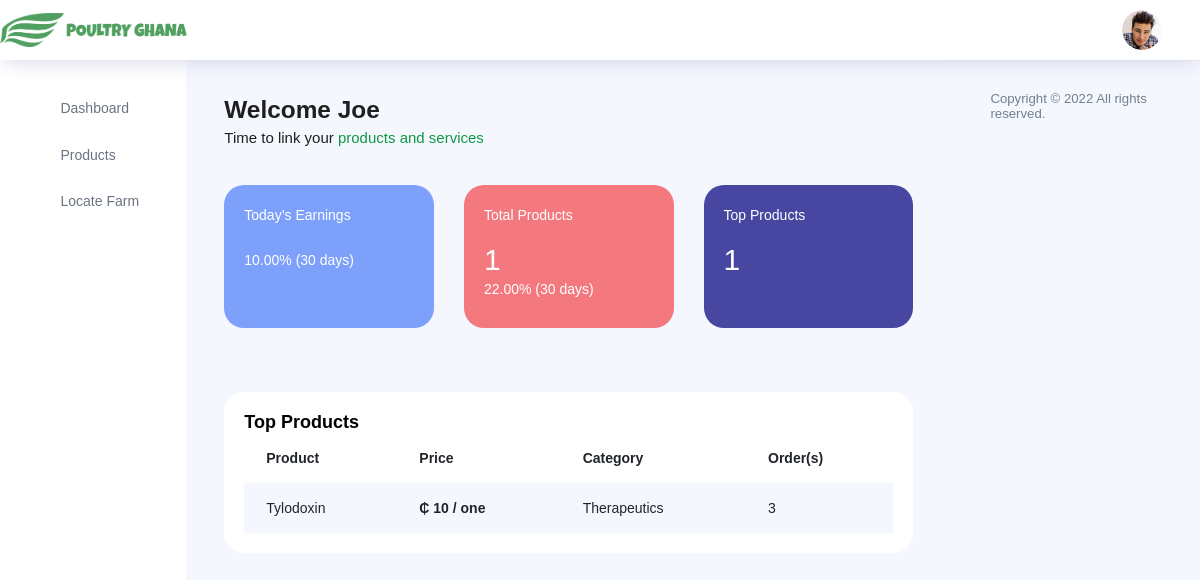
The page /veterinary_dash/ (signed in) on the database its author committed.
### base/models.py (models this page shows, shortened)
class User(AbstractUser):
    name = models.CharField(max_length=300)
    business_name = models.CharField(max_length=400)
    email = models.EmailField(null=True, blank=True, unique=True)
    atype = models.CharField(null=True, blank=True, max_length=30)
    location = models.CharField(max_length=700)
    contact = models.CharField(max_length=14)
    avatar = models.ImageField(null=True, default='p5.jpg')
    REQUIRED_FIELDS = []

class product(models.Model):
    title = models.CharField(null=True, blank=True, max_length=400)
    desc = models.CharField(null=True, blank=True, max_length=700)
    sku = models.CharField(null=True, blank=True, max_length=20)
    brand = models.CharField(null=True, blank=True, max_length=500)
    price = models.IntegerField(null=True, blank=True, default=0)
    image = models.ImageField(upload_to='product_images')
    cat = models.CharField(null=True, blank=True, max_length=20)
    veterinary = models.ForeignKey(AUTH_USER_MODEL, on_delete=models.CASCADE, default=False)
    score = models.IntegerField(null=True, blank=True, default=0)
    cart_price = models.IntegerField(null=True, blank=True, default=0)
    added_on = models.DateTimeField(auto_now_add=True)

### veterinary/views.py (the view)
# urls.py: path("veterinary_dash/", views.vetdash, name="dash1"),
@login_required(login_url='signin')  # user must login to access this page
def vetdash(request):  # dashboard function
    context = {}
    toppro = product.objects.filter(veterinary=User.objects.get(username=request.user.username)).filter(
        score__gte=3).order_by('-score')
    if len(toppro) > 0:
        context["toppro"] = toppro
        context["notnone"] = "notnone"
    else:
        context["none"] = "none"
    allpro = product.objects.filter(veterinary=User.objects.get(username=request.user.username))
    context["allpro"] = allpro
    return render(request, "veterinary/dashboard.html", context)

### veterinary/templates/veterinary/dashboard.html (shortened to what this page needs)
{% extends 'veterinary/basetemp.html' %}
{% block content %}
      <div class="main-panel">
        <div class="content-wrapper">
          <div class="row">
            <div class="col-md-12 grid-margin">
              <div class="row">
                <div class="col-12 col-xl-8 mb-4 mb-xl-0">
                  <h3 class="font-weight-bold">Welcome {{request.user.username}}</h3>
                  <h6 class="font-weight-normal mb-0">Time to link your <span class="text-primary">products and services</span></h6>
                </div>
              </div>
            </div>
          </div>
          <div class="row">
            <div class="col-md-12 grid-margin transparent">
              <div class="row">
                <div class="col-md-4 mb-4 stretch-card transparent">
                  <div class="card card-tale">
                    <div class="card-body">
                      <p class="mb-4">Today’s Earnings</p>
                      <p>10.00% (30 days)</p>
                    </div>
                  </div>
                </div>
                <div class="col-md-4 mb-4 stretch-card transparent">
                  <div class="card card-light-danger">
                    <div class="card-body">
                      <p class="mb-4">Total Products</p>
                      <p class="fs-30 mb-2">{{allpro |length }}</p>
                      <p>22.00% (30 days)</p>
                    </div>
                  </div>
                </div>
                <div class="col-md-4 mb-4 stretch-card transparent">
                  <div class="card card-dark-blue">
                    <div class="card-body">
                      <p class="mb-4">Top Products</p>
                      <p class="fs-30 mb-2">{{toppro | length}}</p>
                    </div>
                  </div>
                </div>
              </div>
            </div>
          </div>
          <div class="row">
            <div class="col-md-12 grid-margin stretch-card">
              <div class="card">
                <div class="card-body">
                  <p class="card-title mb-0">Top Products</p>
                  {% if notnone %}
                  <div class="table-responsive">
                    <table class="table table-striped table-borderless">
                      <thead>
                        <tr>
                          <th>Product</th>
                          <th>Price</th>
                          <th>Category</th>
                          <th>Order(s)</th>
                        </tr>
                      </thead>
                      <tbody>
                        {% for p in toppro %}
                        <tr>
                          <td>{{p.title}}</td>
                          <td class="font-weight-bold">&#8373; {{p.price}} / one</td>
                          <td>{{p.cat}}</td>
                          <td>{{p.score}}</td>
                        </tr>
                        {% endfor %}
                      </tbody>
                    </table>
                  </div>
                  {% endif %}
                </div>
              </div>
            </div>
</div></div></div>
        {% endblock %}

### veterinary/templates/veterinary/basetemp.html (shortened to what this page needs)
<!DOCTYPE html>
<html lang="en">
<head>
  <link rel="stylesheet" href="/static/seller/vendors/feather/feather.css">
  <link rel="stylesheet" href="/static/seller/vendors/ti-icons/css/themify-icons.css">
  <link rel="stylesheet" href="/static/seller/vendors/css/vendor.bundle.base.css">
  <link rel="stylesheet" href="/static/seller/vendors/datatables.net-bs4/dataTables.bootstrap4.css">
  <link rel="stylesheet" href="/static/seller/vendors/ti-icons/css/themify-icons.css">
  <link rel="stylesheet" href="/static/seller/css/vertical-layout-light/style.css">
</head>
<body>
  <div class="container-scroller">
    <nav class="navbar col-lg-12 col-12 p-0 fixed-top d-flex flex-row">
      <div class="text-center navbar-brand-wrapper d-flex align-items-center justify-content-center">
        <a class="navbar-brand brand-logo mr-5" href="{% url 'Home' %}"><img src="/static/main/images/logo1.png" class="mr-2" alt="logo"/></a>
      </div>
      <div class="navbar-menu-wrapper d-flex align-items-center justify-content-end">
        <ul class="navbar-nav navbar-nav-right">
          <li class="nav-item nav-profile dropdown">
            <a class="nav-link dropdown-toggle" href="#" data-toggle="dropdown" id="profileDropdown">
              <img src="/static/seller/images/faces/face28.jpg" alt="profile"/>
            </a>
          </li>
        </ul>
      </div>
    </nav>
    <div class="container-fluid page-body-wrapper">
      <nav class="sidebar sidebar-offcanvas" id="sidebar">
        <ul class="nav">
          <li class="nav-item">
            <a class="nav-link" href="{% url 'dash1' %}?id=1">
              <i class="icon-grid menu-icon"></i>
              <span class="menu-title">Dashboard</span>
            </a>
          </li>
          <li class="nav-item">
            <a class="nav-link" href="{% url 'vetproducts' %}" aria-expanded="false" aria-controls="form-elements">
              <i class="icon-grid-2 menu-icon"></i>
              <span class="menu-title">Products</span>
            </a>
          </li>
          <li class="nav-item">
            <a class="nav-link" href="{% url 'locate' %}" aria-expanded="false" aria-controls="charts">
              <i class="icon-bar-graph menu-icon"></i>
              <span class="menu-title">Locate Farm</span>
            </a>
          </li>
        </ul>
      </nav>
        {% block content %}{% endblock  %}
        <footer class="footer">
          <div class="d-sm-flex justify-content-center justify-content-sm-between">
            <span class="text-muted text-center text-sm-left d-block d-sm-inline-block">Copyright © 2022 All rights reserved.</span>
          </div>
        </footer>
      </div>
    </div>
</body>
</html>

### rows shown on the page
User: user.username "Joe"
product: title "Tylodoxin", price "10", cat "Therapeutics", score "3"

### other values the page prints
{{ allpro |length }} "1"
{{ toppro | length }} "1"
